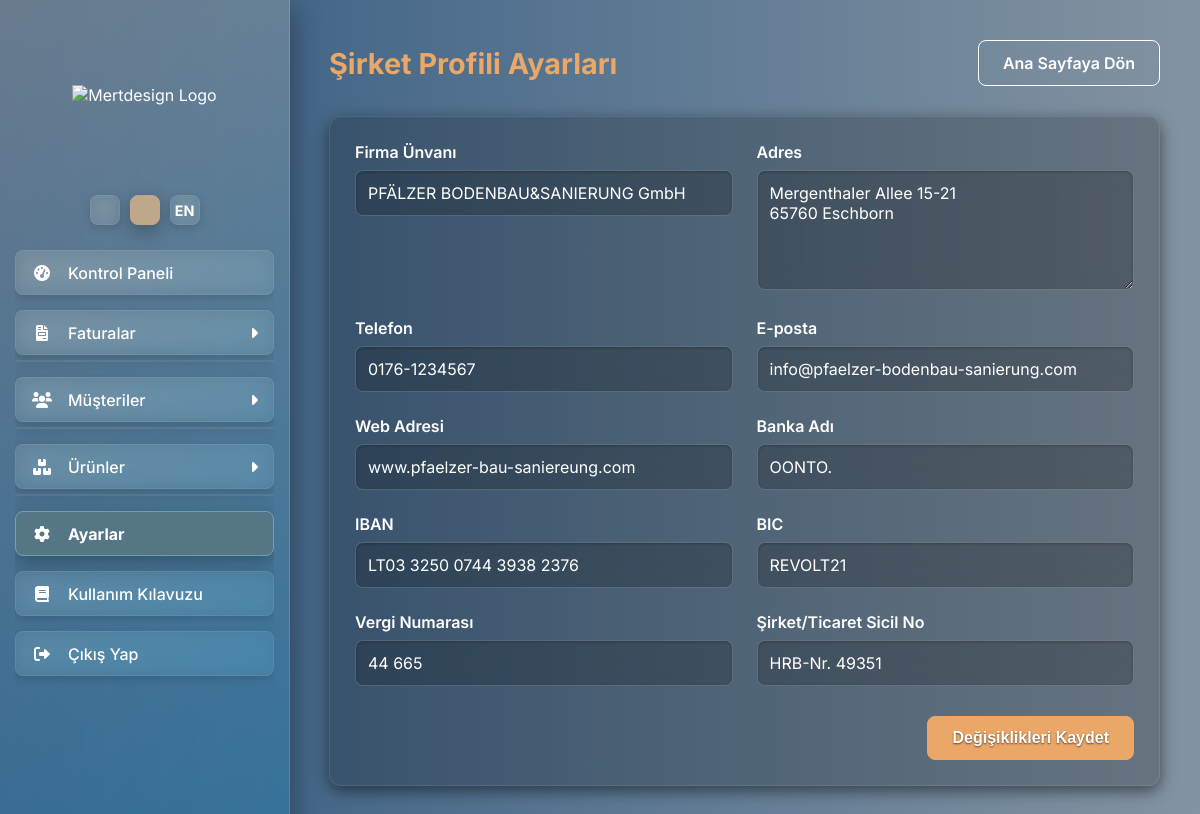
Page /ayarlar (signed in) on the committed database.
### app.py (models this page shows)
class SirketProfili(db.Model):
    id = db.Column(db.Integer, primary_key=True)
    firma_unvani = db.Column(db.String(200), default="PFÄLZER BODENBAU&SANIERUNG GmbH")
    adres = db.Column(db.String(300), default="Mergenthaler Allee 15-21\n65760 Eschborn")
    telefon = db.Column(db.String(50), default="0176-1234567")
    email = db.Column(db.String(120), default="info@pfaelzer-bodenbau-sanierung.com")
    web_adresi = db.Column(db.String(120), default="www.pfaelzer-bau-saniereung.com")
    iban = db.Column(db.String(50), default="LT03 3250 0744 3938 2376")
    bic = db.Column(db.String(50), default="REVOLT21")
    vergi_no = db.Column(db.String(50), default="44 665")
    sirket_no = db.Column(db.String(50), default="HRB-Nr. 49351")
    banka_adi = db.Column(db.String(100), default="OONTO.")

### app.py (the view, shortened to what this page needs)
@app.route('/ayarlar', methods=['GET', 'POST'])
@login_required
def ayarlar():
    profil = SirketProfili.query.first()
    if not profil:
        profil = SirketProfili()
        db.session.add(profil)
        db.session.commit()
    return render_template('ayarlar.html', profil=profil)

### app.py (called while the page is built)
def get_locale():
    if not has_request_context():
        return app.config['BABEL_DEFAULT_LOCALE']
    if 'lang' in request.args and request.args['lang'] in current_app.config['LANGUAGES']:
        session['lang'] = request.args['lang']
    if 'lang' in session:
        return session.get('lang')
    return request.accept_languages.best_match(current_app.config['LANGUAGES']) or current_app.config['BABEL_DEFAULT_LOCALE']

@app.before_request
def before_request_locale():
    g.locale = get_locale()

@login_manager.user_loader
def load_user(user_id):
    return User.query.get(int(user_id))

@app.context_processor
def inject_global_data_for_all_templates():
    sirket_profili = SirketProfili.query.first()
    if not sirket_profili:
        sirket_profili = {
            'firma_unvani': _('Yükleniyor...'),
            'adres': '', 'telefon': '', 'email': '', 'web_adresi': '',
            'iban': '', 'bic': '', 'vergi_no': '', 'sirket_no': '', 'banka_adi': ''
        }
    return dict(app=app, profil=sirket_profili, current_user=current_user)

### templates/ayarlar.html (shortened to what this page needs)
{% extends "layout.html" %}
{% block content %}
    <div class="content-header">
        <h1>{{ _('Şirket Profili Ayarları') }}</h1>
        <a href="{{ url_for('dashboard') }}" class="btn btn-secondary">{{ _('Ana Sayfaya Dön') }}</a>
    </div>
    <form method="POST" class="content-card form-card">
        <div class="form-grid-spacing">
            <div class="form-group">
                <label for="firma_unvani">{{ _('Firma Ünvanı') }}</label>
                <input type="text" id="firma_unvani" name="firma_unvani" value="{{ profil.firma_unvani if profil else '' }}" required>
            </div>
            <div class="form-group">
                <label for="adres">{{ _('Adres') }}</label>
                <textarea id="adres" name="adres" rows="4" required>{{ profil.adres if profil else '' }}</textarea>
            </div>
            <div class="form-group">
                <label for="telefon">{{ _('Telefon') }}</label>
                <input type="text" id="telefon" name="telefon" value="{{ profil.telefon if profil else '' }}">
            </div>
            <div class="form-group">
                <label for="email">{{ _('E-posta') }}</label>
                <input type="email" id="email" name="email" value="{{ profil.email if profil else '' }}">
            </div>
            <div class="form-group">
                <label for="web_adresi">{{ _('Web Adresi') }}</label>
                <input type="text" id="web_adresi" name="web_adresi" value="{{ profil.web_adresi if profil else '' }}">
            </div>
            <div class="form-group">
                <label for="banka_adi">{{ _('Banka Adı') }}</label>
                <input type="text" id="banka_adi" name="banka_adi" value="{{ profil.banka_adi if profil else '' }}">
            </div>
            <div class="form-group">
                <label for="iban">IBAN</label>
                <input type="text" id="iban" name="iban" value="{{ profil.iban if profil else '' }}">
            </div>
            <div class="form-group">
                <label for="bic">BIC</label>
                <input type="text" id="bic" name="bic" value="{{ profil.bic if profil else '' }}">
            </div>
            <div class="form-group">
                <label for="vergi_no">{{ _('Vergi Numarası') }}</label>
                <input type="text" id="vergi_no" name="vergi_no" value="{{ profil.vergi_no if profil else '' }}">
            </div>
            <div class="form-group">
                <label for="sirket_no">{{ _('Şirket/Ticaret Sicil No') }}</label>
                <input type="text" id="sirket_no" name="sirket_no" value="{{ profil.sirket_no if profil else '' }}">
            </div>
        </div>
        <div class="button-group-spacing">
            <button type="submit" class="btn btn-primary">{{ _('Değişiklikleri Kaydet') }}</button>
        </div>
    </form>
{% endblock content %}

### templates/ayarlar.html (style rules this page uses)
.form-grid-spacing { display: grid; grid-template-columns: 1fr 1fr; gap: 24px; }
.button-group-spacing { display: flex; justify-content: flex-end; margin-top: 30px; gap: 16px; }
.form-group label { display: block; margin-bottom: 8px; font-weight: 600; color: var(--text-secondary); }
.form-group input, .form-group select, .form-group textarea { width: 100%; padding: 12px; border: 1px solid var(--border-glass); background-color: rgba(0, 0, 0, 0.2); color: var(--text-primary); border-radius: 8px; transition: border-color 0.2s; font-family: 'Inter', sans-serif; font-size: 1rem; }
.form-group textarea { min-height: 120px; }
.content-card.form-card { background-color: rgba(0, 0, 0, 0.2); padding: 25px; border-radius: 12px; border: 1px solid rgba(255, 255, 255, 0.1); box-shadow: 0 5px 15px rgba(0,0,0,0.5); margin-bottom: 30px; }
.content-header h1 { color: var(--btn-primary-bg); font-size: 1.8rem; margin-bottom: 0; white-space: nowrap; overflow: hidden; text-overflow: ellipsis; flex-shrink: 1; }
.content-header { display: flex; justify-content: space-between; align-items: center; margin-bottom: 30px; flex-wrap: wrap; gap: 15px; }
.content-header .btn-secondary { background-color: transparent; border-color: var(--text-secondary); color: var(--text-secondary); }

### rows in the picture
SirketProfili: firma_unvani "PFÄLZER BODENBAU&SANIERUNG GmbH", adres "Mergenthaler Allee 15-21 65760 Eschborn", telefon "0176-1234567", email "info@pfaelzer-bodenbau-sanierung.com", web_adresi "www.pfaelzer-bau-saniereung.com", banka_adi "OONTO.", iban "LT03 3250 0744 3938 2376", bic "REVOLT21", vergi_no "44 665", sirket_no "HRB-Nr. 49351"
